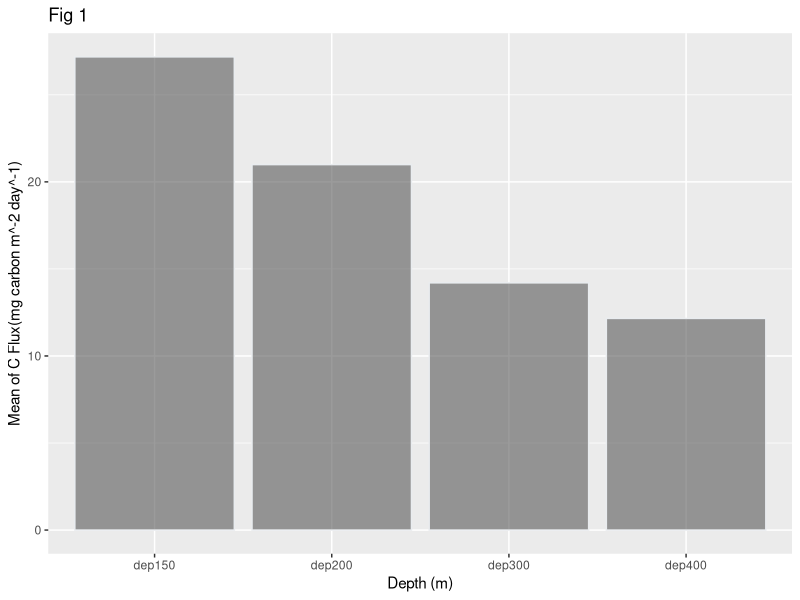
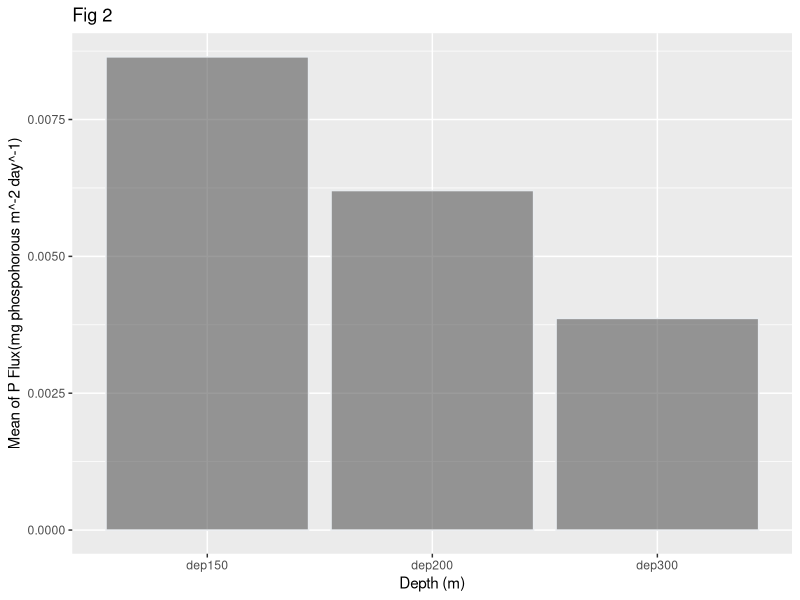
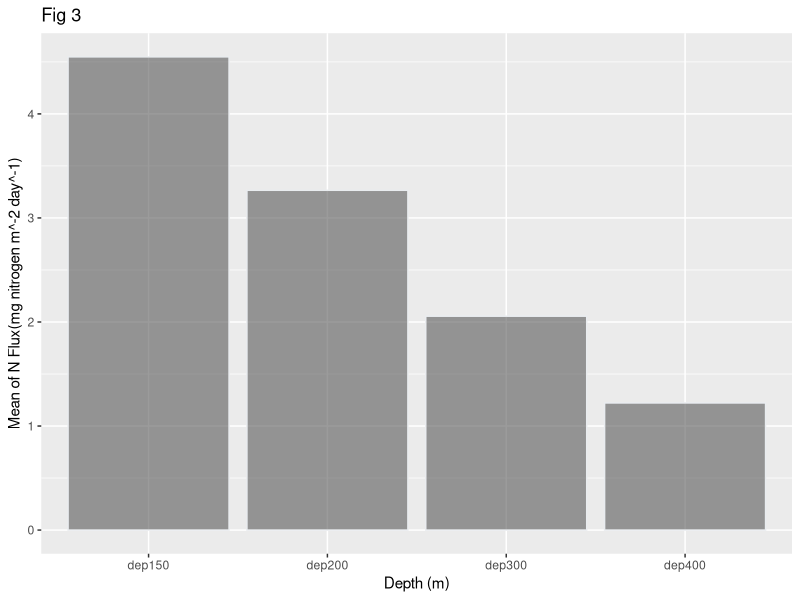
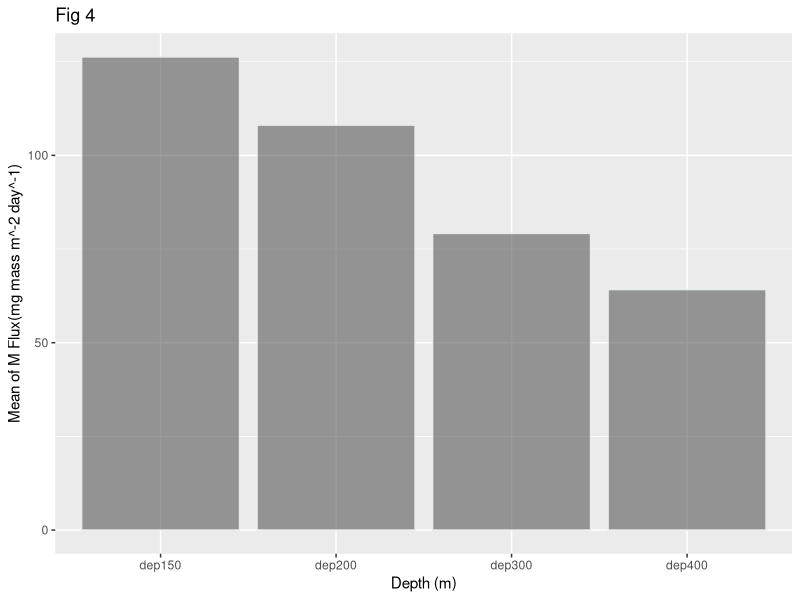
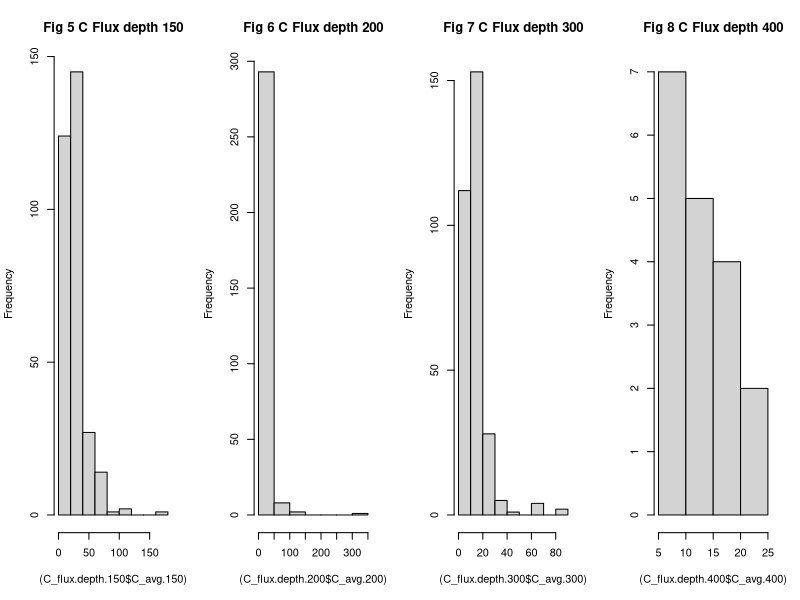
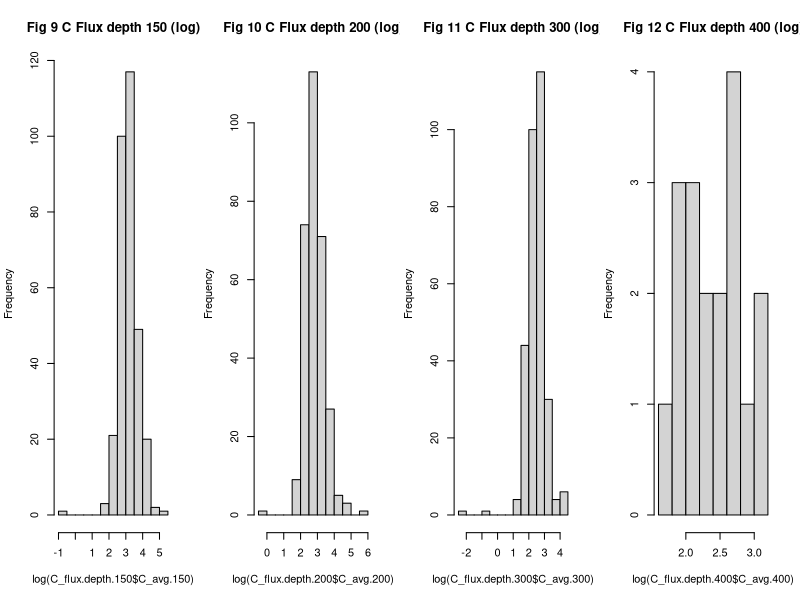
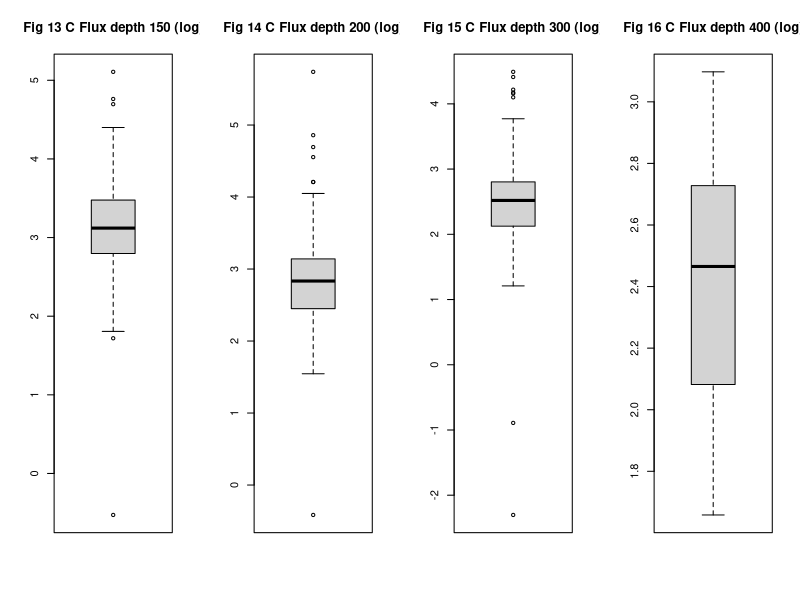
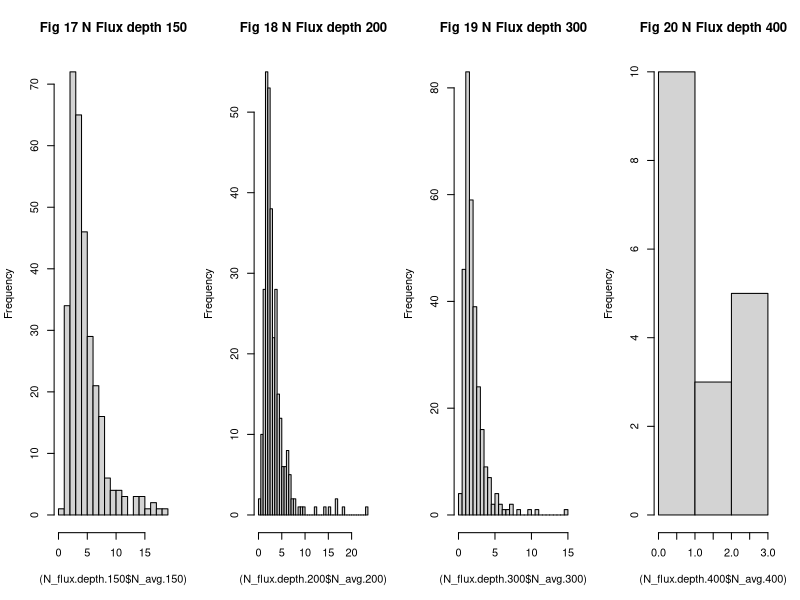

Write R code to recreate these figures, in order. (Note: this script raises an error after producing the figures.)
## ---- chunk 1
rm(list=ls(all=TRUE))  #Housekeeping: clear out old files

options(warn = -1)
knitr::opts_chunk$set(echo = T, fig.height=6, fig.width=8, warning = F, message = F) 
## ---- chunk 2
bats_flux <- read.csv("bats_flux.csv")

delete.na <- function(DF, n=0) {
  DF[rowSums(is.na(DF)) <= n,]
} #Function that takes rows out that contains NAs 
bats_flux.noNA <- delete.na(bats_flux) # Take out rows containing NAs 

# Too many observations taken out, lets subset a new data frame

Data <- subset(bats_flux,select = c("cr","dep","yymmdd1","yymmdd2","Lat2","Lat2.1","Long1","Long2","M_avg","C_avg","N_avg","P_avg"))
Data.noNA <- delete.na(Data)

# now we can use Data.noNA to compare each flux to one another, since no flux contains NAs

## ---- chunk 3
head(Data.noNA)
## ---- chunk 4
# separate each flux into its own dataframe 
# delete rows that contain NAs 
C_flux.data <- delete.na(subset(Data,select = c("cr","dep","yymmdd1","yymmdd2","Lat2","Lat2.1","Long1","Long2","C_avg")))
N_flux.data <- delete.na(subset(Data,select = c("cr","dep","yymmdd1","yymmdd2","Lat2","Lat2.1","Long1","Long2","N_avg")))
P_flux.data <- delete.na(subset(Data,select = c("cr","dep","yymmdd1","yymmdd2","Lat2","Lat2.1","Long1","Long2","P_avg")))
M_flux.data <- delete.na(subset(Data,select = c("cr","dep","yymmdd1","yymmdd2","Lat2","Lat2.1","Long1","Long2","M_avg")))
## ---- chunk 5
# Subset each depth and rename columns 
library(tidyverse)
library(dplyr)
# use tideyverse instead
C_flux.depth.150 <- subset(C_flux.data, dep == 150)
C_flux.depth.150 <- rename(C_flux.depth.150,c("dep.150" = "dep"))
C_flux.depth.150 <- rename(C_flux.depth.150, c("C_avg.150" = "C_avg" ))
C_flux.depth.200 <- subset(C_flux.data, dep == 200)
C_flux.depth.200 <- rename(C_flux.depth.200, c("dep.200"="dep"))
C_flux.depth.200 <- rename(C_flux.depth.200, c("C_avg.200" ="C_avg"))
C_flux.depth.300 <- subset(C_flux.data, dep == 300)
C_flux.depth.300 <- rename(C_flux.depth.300, c("dep.300"="dep"))
C_flux.depth.300 <- rename(C_flux.depth.300, c("C_avg.300" ="C_avg"))
C_flux.depth.400 <- subset(C_flux.data, dep == 400)
C_flux.depth.400 <- rename(C_flux.depth.400, c("dep.400"="dep"))
C_flux.depth.400 <- rename(C_flux.depth.400, c("C_avg.400" ="C_avg"))
## ---- chunk 6
N_flux.depth.150 <- subset(N_flux.data, dep == 150)
N_flux.depth.150 <- rename(N_flux.depth.150, c("dep.150"="dep"))
N_flux.depth.150 <- rename(N_flux.depth.150, c("N_avg.150" ="N_avg"))
N_flux.depth.200 <- subset(N_flux.data, dep == 200)
N_flux.depth.200 <- rename(N_flux.depth.200, c("dep.200"="dep"))
N_flux.depth.200 <- rename(N_flux.depth.200, c("N_avg.200" ="N_avg"))
N_flux.depth.300 <- subset(N_flux.data, dep == 300)
N_flux.depth.300 <- rename(N_flux.depth.300, c("dep.300"="dep"))
N_flux.depth.300 <- rename(N_flux.depth.300, c("N_avg.300" ="N_avg"))
N_flux.depth.400 <- subset(N_flux.data, dep == 400)
N_flux.depth.400 <- rename(N_flux.depth.400, c("dep.400"="dep"))
N_flux.depth.400 <- rename(N_flux.depth.400, c("N_avg.400" ="N_avg"))
## ---- chunk 7
P_flux.depth.150 <- subset(P_flux.data, dep == 150)
P_flux.depth.150 <- rename(P_flux.depth.150, c("dep.150"="dep"))
P_flux.depth.150 <- rename(P_flux.depth.150, c("P_avg.150" ="P_avg"))
P_flux.depth.200 <- subset(P_flux.data, dep == 200)
P_flux.depth.200 <- rename(P_flux.depth.200, c("dep.200"="dep"))
P_flux.depth.200 <- rename(P_flux.depth.200, c("P_avg.200" ="P_avg"))
P_flux.depth.300 <- subset(P_flux.data, dep == 300)
P_flux.depth.300 <- rename(P_flux.depth.300, c("dep.300"="dep"))
P_flux.depth.300 <- rename(P_flux.depth.300, c("P_avg.300" ="P_avg"))
P_flux.depth.400 <- subset(P_flux.data, dep == 400)
P_flux.depth.400 <- rename(P_flux.depth.400, c("dep.400"="dep"))
P_flux.depth.400 <- rename(P_flux.depth.400, c("P_avg.400" ="P_avg"))
## ---- chunk 8
M_flux.depth.150 <- subset(M_flux.data, dep == 150)
M_flux.depth.150 <- rename(M_flux.depth.150, c("dep.150"="dep"))
M_flux.depth.150 <- rename(M_flux.depth.150, c("M_avg.150" ="M_avg"))
M_flux.depth.200 <- subset(M_flux.data, dep == 200)
M_flux.depth.200 <- rename(M_flux.depth.200, c("dep.200"="dep"))
M_flux.depth.200 <- rename(M_flux.depth.200, c("M_avg.200" ="M_avg"))
M_flux.depth.300 <- subset(M_flux.data, dep == 300)
M_flux.depth.300 <- rename(M_flux.depth.300, c("dep.300"="dep"))
M_flux.depth.300 <- rename(M_flux.depth.300, c("M_avg.300" ="M_avg"))
M_flux.depth.400 <- subset(M_flux.data, dep == 400)
M_flux.depth.400 <- rename(M_flux.depth.400, c("dep.400"="dep"))
M_flux.depth.400 <- rename(M_flux.depth.400, c("M_avg.400" ="M_avg"))
## ---- chunk 9
#n values for C-flux
length(C_flux.depth.150$C_avg.150)
length(C_flux.depth.200$C_avg.200)
length(C_flux.depth.300$C_avg.300)
length(C_flux.depth.400$C_avg.400)
## ---- chunk 10
muCflux150 <- mean(C_flux.depth.150$C_avg.150) #focusing on mean of C-avg at depth 150
s.e150c <- sd(C_flux.depth.150$C_avg.150) / sqrt(314)  #need to find s.e

muCflux200 <- mean(C_flux.depth.200$C_avg.200) #focusing on mean of C-avg at depth 200
s.e200c <- sd(C_flux.depth.200$C_avg.200) / sqrt(304)

muCflux300 <- mean(C_flux.depth.300$C_avg.300) #focusing on mean of C-avg at depth 300
s.e300c <- sd(C_flux.depth.300$C_avg.300) / sqrt(305)

muCflux400 <- mean(C_flux.depth.400$C_avg.400) #focusing on mean of C-avg at depth 400
s.e400c <- sd(C_flux.depth.400$C_avg.400) / sqrt(18)

bar.Cflux <- data.frame(c("dep150","dep200","dep300","dep400"), c(muCflux150,muCflux200,muCflux300,muCflux400), c(s.e150c,s.e200c,s.e300c,s.e400c))
colnames(bar.Cflux)[1] <- "Depth"
colnames(bar.Cflux)[2] <- "C_flux.Mean"
colnames(bar.Cflux)[3] <- "C_flux.SE"
bar.Cflux
## ---- chunk 11
library(ggplot2)
library(dplyr)

xval <- bar.Cflux$Depth #character objects need quotes
yval <- bar.Cflux$`C_flux.Mean`

ggplot()+geom_col(bar.Cflux, mapping=aes(x= Depth, y = C_flux.Mean), color="#e9ecef", alpha=0.6,) +                                     
xlab("Depth (m)") + ylab("Mean of C Flux(mg carbon m^-2 day^-1)") + ggtitle("Fig 1")               
## ---- chunk 12
#n values for P-flux
length(P_flux.depth.150$P_avg.150)
length(P_flux.depth.200$P_avg.200)
length(P_flux.depth.300$P_avg.300)
length(P_flux.depth.400$P_avg.400)
## ---- chunk 13
muPflux150 <- mean(P_flux.depth.150$P_avg.150) #focusing on mean of P-avg at depth 150
s.e150p <- sd(P_flux.depth.150$P_avg.150) / sqrt(109)  #need to find s.e

muPflux200 <- mean(P_flux.depth.200$P_avg.200) #focusing on mean of P-avg at depth 200
s.e200p <- sd(P_flux.depth.200$P_avg.200) / sqrt(106)

muPflux300 <- mean(P_flux.depth.300$P_avg.300) #focusing on mean of P-avg at depth 300
s.e300p <- sd(P_flux.depth.300$P_avg.300) / sqrt(105)

bar.Pflux <- data.frame(c("dep150","dep200","dep300"), c(muPflux150,muPflux200,muPflux300), c(s.e150p,s.e200p,s.e300p))
colnames(bar.Pflux)[1] <- "Depth"
colnames(bar.Pflux)[2] <- "P_flux.Mean"
colnames(bar.Pflux)[3] <- "P_flux.SE"
bar.Pflux
## ---- chunk 14
library(ggplot2)
library(dplyr)

xval <- bar.Pflux$Depth #character objects need quotes
yval <- bar.Pflux$`P_flux.Mean`

ggplot()+geom_col(bar.Pflux, mapping=aes(x= Depth, y = P_flux.Mean), color="#e9ecef", alpha=0.6,) +                                     
xlab("Depth (m)") + ylab("Mean of P Flux(mg phospohorous m^-2 day^-1)") + ggtitle("Fig 2")                    
## ---- chunk 15
#n values for N-flux
length(N_flux.depth.150$N_avg.150)
length(N_flux.depth.200$N_avg.200)
length(N_flux.depth.300$N_avg.300)
length(N_flux.depth.400$N_avg.400)
## ---- chunk 16
muNflux150 <- mean(N_flux.depth.150$N_avg.150) #focusing on mean of P-avg at depth 150
s.e150n <- sd(N_flux.depth.150$N_avg.150) / sqrt(312)  #need to find s.e

muNflux200 <- mean(N_flux.depth.200$N_avg.200) #focusing on mean of P-avg at depth 200
s.e200n <- sd(N_flux.depth.200$N_avg.200) / sqrt(302)

muNflux300 <- mean(N_flux.depth.300$N_avg.300) #focusing on mean of P-avg at depth 300
s.e300n <- sd(N_flux.depth.300$N_avg.300) / sqrt(303)

muNflux400 <- mean(N_flux.depth.400$N_avg.400) #focusing on mean of C-avg at depth 400
s.e400n <- sd(N_flux.depth.400$N_avg.400) / sqrt(18)

bar.Nflux <- data.frame(c("dep150","dep200","dep300","dep400"), c(muNflux150,muNflux200,muNflux300,muNflux400), c(s.e150n,s.e200n,s.e300n,s.e400n))
colnames(bar.Nflux)[1] <- "Depth"
colnames(bar.Nflux)[2] <- "N_flux.Mean"
colnames(bar.Nflux)[3] <- "N_flux.SE"
bar.Nflux
## ---- chunk 17
library(ggplot2)
library(dplyr)

xval <- bar.Nflux$Depth #character objects need quotes
yval <- bar.Nflux$`N_flux.Mean`

ggplot()+geom_col(bar.Nflux, mapping=aes(x= Depth, y = N_flux.Mean), color="#e9ecef", alpha=0.6,) +                                     
xlab("Depth (m)") + ylab("Mean of N Flux(mg nitrogen m^-2 day^-1)") + ggtitle("Fig 3")               
## ---- chunk 18
#n values for M-flux
length(M_flux.depth.150$M_avg.150)
length(M_flux.depth.200$M_avg.200)
length(M_flux.depth.300$M_avg.300)
length(M_flux.depth.400$M_avg.400)
## ---- chunk 19
muMflux150 <- mean(M_flux.depth.150$M_avg.150) #focusing on mean of P-avg at depth 150
s.e150m <- sd(M_flux.depth.150$M_avg.150) / sqrt(314)  #need to find s.e

muMflux200 <- mean(M_flux.depth.200$M_avg.200) #focusing on mean of P-avg at depth 200
s.e200m <- sd(M_flux.depth.200$M_avg.200) / sqrt(305)

muMflux300 <- mean(M_flux.depth.300$M_avg.300) #focusing on mean of P-avg at depth 300
s.e300m <- sd(M_flux.depth.300$M_avg.300) / sqrt(305)

muMflux400 <- mean(M_flux.depth.400$M_avg.400) #focusing on mean of C-avg at depth 400
s.e400m <- sd(M_flux.depth.400$M_avg.400) / sqrt(17)

bar.Mflux <- data.frame(c("dep150","dep200","dep300","dep400"), c(muMflux150,muMflux200,muMflux300,muMflux400), c(s.e150m,s.e200m,s.e300m,s.e400m))
colnames(bar.Mflux)[1] <- "Depth"
colnames(bar.Mflux)[2] <- "M_flux.Mean"
colnames(bar.Mflux)[3] <- "M_flux.SE"
bar.Mflux
## ---- chunk 20
library(ggplot2)
library(dplyr)


xval <- bar.Mflux$Depth #character objects need quotes
yval <- bar.Mflux$`M_flux.Mean`

ggplot()+geom_col(bar.Mflux, mapping=aes(x= Depth, y = M_flux.Mean), color="#e9ecef", alpha=0.6,) +                                     
xlab("Depth (m)") + ylab("Mean of M Flux(mg mass m^-2 day^-1)") + ggtitle("Fig 4")          
## ---- chunk 21
# Checking for normaility and no outliers in Carbon Flux 
par(mfrow=c(1,4))
hist((C_flux.depth.150$C_avg.150), main ="Fig 5 C Flux depth 150")
hist((C_flux.depth.200$C_avg.200), main ="Fig 6 C Flux depth 200")
hist((C_flux.depth.300$C_avg.300), main ="Fig 7 C Flux depth 300")
hist((C_flux.depth.400$C_avg.400), main ="Fig 8 C Flux depth 400")

# using natural log to Transform the data 
par(mfrow=c(1,4))
hist(log(C_flux.depth.150$C_avg.150), main ="Fig 9 C Flux depth 150 (log)")
hist(log(C_flux.depth.200$C_avg.200), main ="Fig 10 C Flux depth 200 (log)")
hist(log(C_flux.depth.300$C_avg.300), main ="Fig 11 C Flux depth 300 (log)")
hist(log(C_flux.depth.400$C_avg.400), main ="Fig 12 C Flux depth 400 (log)")

# Checking for outliers
par(mfrow=c(1,4))
boxplot(log(C_flux.depth.150$C_avg.150), main ="Fig 13 C Flux depth 150 (log)")
boxplot(log(C_flux.depth.200$C_avg.200), main ="Fig 14 C Flux depth 200 (log)")
boxplot(log(C_flux.depth.300$C_avg.300), main ="Fig 15 C Flux depth 300 (log)")
boxplot(log(C_flux.depth.400$C_avg.400), main ="Fig 16 C Flux depth 400 (log)")
## ---- chunk 22
# Checking for normaility and no outliers in Nitrogen Flux 
par(mfrow=c(1,4))
hist((N_flux.depth.150$N_avg.150), breaks = "FD", main ="Fig 17 N Flux depth 150")
hist((N_flux.depth.200$N_avg.200), breaks = "FD", main ="Fig 18 N Flux depth 200")
hist((N_flux.depth.300$N_avg.300), breaks = "FD", main ="Fig 19 N Flux depth 300")
hist((N_flux.depth.400$N_avg.400), breaks = "FD", main ="Fig 20 N Flux depth 400")

# using natural log to Transform the data 
par(mfrow=c(1,4))
hist(log(N_flux.depth.150$N_avg.150), main ="Fig 21 N Flux depth 150 (log)")
hist(log(N_flux.depth.200$N_avg.200), main ="Fig 22 N Flux depth 200 (log)")
hist(log(N_flux.depth.300$N_avg.300), main ="Fig 23 N Flux depth 300 (log)")
hist(log(N_flux.depth.400$N_avg.400), main ="Fig 24 N Flux depth 400 (log)")

# Checking for outliers
par(mfrow=c(1,4))
boxplot(log(N_flux.depth.150$N_avg.150), main ="Fig 25 N Flux depth 150 (log)")
boxplot(log(N_flux.depth.200$N_avg.200), main ="Fig 26 N Flux depth 200 (log)")
boxplot(log(N_flux.depth.300$N_avg.300), main ="Fig 27 N Flux depth 300 (log)")
boxplot(log(N_flux.depth.400$N_avg.400), main ="Fig 28 N Flux depth 400 (log)")
## ---- chunk 23
# Checking for normaility and no outliers in Phosporous Flux 
par(mfrow=c(1,3))
hist((P_flux.depth.150$P_avg.150), breaks = "FD", main ="Fig 29 P Flux depth 150")
hist((P_flux.depth.200$P_avg.200), breaks = "FD", main ="Fig 30 P Flux depth 200")
hist((P_flux.depth.300$P_avg.300), breaks = "FD", main ="Fig 31 P Flux depth 300")

# using natural log to Transform the data 
par(mfrow=c(1,3))
hist(log(P_flux.depth.150$P_avg.150), main ="Fig 32 P Flux depth 150 (log)")
hist(log(P_flux.depth.200$P_avg.200), main ="Fig 33 P Flux depth 200 (log)")
hist(log(P_flux.depth.300$P_avg.300), main ="Fig 34 P Flux depth 300 (log)")

# Checking for outliers
par(mfrow=c(1,3))
boxplot(log(P_flux.depth.150$P_avg.150), main ="Fig 35 P Flux depth 150 (log)")
boxplot(log(P_flux.depth.200$P_avg.200), main ="Fig 36 P Flux depth 200 (log)")
boxplot(log(P_flux.depth.300$P_avg.300), main ="Fig 37 P Flux depth 300 (log)")
## ---- chunk 24
# Checking for normaility and no outliers in Mass Flux 
par(mfrow=c(1,4))
hist((M_flux.depth.150$M_avg.150), breaks = "FD", main ="Fig 38 M Flux depth 150")
hist((M_flux.depth.200$M_avg.200), breaks = "FD", main ="Fig 39 M Flux depth 200")
hist((M_flux.depth.300$M_avg.300), breaks = "FD", main ="Fig 40 M Flux depth 300")
hist((M_flux.depth.400$M_avg.400), breaks = "FD", main ="Fig 41 M Flux depth 400")

# using natural log to Transform the data 
par(mfrow=c(1,4))
hist(log(M_flux.depth.150$M_avg.150), main ="Fig 42 M Flux depth 150 (log)")
hist(log(M_flux.depth.200$M_avg.200), main ="Fig 43 M Flux depth 200 (log)")
hist(log(M_flux.depth.300$M_avg.300), main ="Fig 44 M Flux depth 300 (log)")
hist(log(M_flux.depth.400$M_avg.400), main ="Fig 45 M Flux depth 400 (log)")

# Checking for outliers
par(mfrow=c(1,4))
boxplot(log(M_flux.depth.150$M_avg.150), main ="Fig 46 M Flux depth 150 (log)")
boxplot(log(M_flux.depth.200$M_avg.200), main ="Fig 47 M Flux depth 200 (log)")
boxplot(log(M_flux.depth.300$M_avg.300), main ="Fig 48 M Flux depth 300 (log)")
boxplot(log(M_flux.depth.400$M_avg.400), main ="Fig 49 M Flux depth 400 (log)")
## ---- chunk 25
#create D-bar for each paired group

C.depth.150.200 <- merge(C_flux.depth.150,C_flux.depth.200,by = c("cr","yymmdd1","yymmdd2","Lat2","Lat2.1","Long1","Long2"))
D_bar.C.150.200 <- muCflux150 - muCflux200
C.depth.150.200$D <- C.depth.150.200$C_avg.150 - C.depth.150.200$C_avg.200

C.depth.200.300 <- merge(C_flux.depth.200,C_flux.depth.300,by = c("cr","yymmdd1","yymmdd2","Lat2","Lat2.1","Long1","Long2"))
D_bar.C.200.300 <- muCflux200 - muCflux300
C.depth.200.300$D <- C.depth.200.300$C_avg.200 - C.depth.200.300$C_avg.300

N.depth.150.200 <- merge(N_flux.depth.150,N_flux.depth.200,by = c("cr","yymmdd1","yymmdd2","Lat2","Lat2.1","Long1","Long2"))
D_bar.N.150.200 <- muNflux150 - muNflux200
N.depth.150.200$D <- N.depth.150.200$N_avg.150 - N.depth.150.200$N_avg.200

N.depth.200.300 <- merge(N_flux.depth.200,N_flux.depth.300,by = c("cr","yymmdd1","yymmdd2","Lat2","Lat2.1","Long1","Long2"))
D_bar.N.200.300 <- muNflux200 - muNflux300
N.depth.200.300$D <- N.depth.200.300$N_avg.200 - N.depth.200.300$N_avg.300

P.depth.150.200 <- merge(P_flux.depth.150,P_flux.depth.200,by = c("cr","yymmdd1","yymmdd2","Lat2","Lat2.1","Long1","Long2"))
D_bar.P.150.200 <- muPflux150 - muPflux200
P.depth.150.200$D <- P.depth.150.200$P_avg.150 - P.depth.150.200$P_avg.200

P.depth.200.300 <- merge(P_flux.depth.200,P_flux.depth.300,by = c("cr","yymmdd1","yymmdd2","Lat2","Lat2.1","Long1","Long2"))
D_bar.P.200.300 <- muPflux200 - muPflux300
P.depth.200.300$D <- P.depth.200.300$P_avg.200 - P.depth.200.300$P_avg.300

M.depth.150.200 <- merge(M_flux.depth.150,M_flux.depth.200,by = c("cr","yymmdd1","yymmdd2","Lat2","Lat2.1","Long1","Long2"))
D_bar.M.150.200 <- muMflux150 - muMflux200
M.depth.150.200$D <- M.depth.150.200$M_avg.150 - M.depth.150.200$M_avg.200

M.depth.200.300 <- merge(M_flux.depth.200,M_flux.depth.300,by = c("cr","yymmdd1","yymmdd2","Lat2","Lat2.1","Long1","Long2"))
D_bar.M.200.300 <- muMflux200 -muMflux300
M.depth.200.300$D <- M.depth.200.300$M_avg.200 - M.depth.200.300$M_avg.300

D_bar.mean <- data.frame(c("dep150.200","dep200.300"), c(D_bar.C.150.200, D_bar.C.200.300), c(D_bar.N.150.200, D_bar.N.200.300), c(D_bar.P.150.200 ,D_bar.P.200.300 ), c(D_bar.M.150.200 ,D_bar.M.200.300))
colnames(D_bar.mean)[1] <- "Depth.Diff"
colnames(D_bar.mean)[2] <- "C_flux"
colnames(D_bar.mean)[3] <- "N_flux"
colnames(D_bar.mean)[4] <- "P_flux"
colnames(D_bar.mean)[5] <- "M_flux"
D_bar.mean
## ---- chunk 26
#check distribution of D (difference between paried depth samples)

# Carbon 
par(mfrow=c(1,3))
hist(C.depth.150.200$D, breaks = "FD")
hist(log(C.depth.150.200$D), breaks = "FD", main ="Fig 50 C.depth.150.200$D_bar") #try lo transform 
boxplot(log(C.depth.150.200$D)) #lots of outliers 
## ---- chunk 27
# Carbon 
par(mfrow=c(1,3))
hist(C.depth.200.300$D, breaks = "FD")
hist(log(C.depth.200.300$D), breaks = "FD", main ="Fig 51 C.depth.200.300$D_bar") #try lo transform 
boxplot(log(C.depth.200.300$D)) #lots of outliers 
## ---- chunk 28
# Nitrogen
par(mfrow=c(1,3))
hist(N.depth.150.200$D, breaks = "FD")
hist(log(N.depth.150.200$D), breaks = "FD", main ="Fig 52 N.depth.150.200$D_bar") #try lo transform 
boxplot(log(N.depth.150.200$D)) #lots of outliers 
## ---- chunk 29
# Nitrogen
par(mfrow=c(1,3))
hist(N.depth.200.300$D, breaks = "FD")
hist(log(N.depth.200.300$D), breaks = "FD", main ="Fig 53 N.depth.200.300$D_bar") #try lo transform 
boxplot(log(N.depth.200.300$D)) #lots of outliers 
## ---- chunk 30
# Phosphorous
par(mfrow=c(1,3))
hist(P.depth.150.200$D, breaks = "FD")
hist(log(P.depth.150.200$D), breaks = "FD", main ="Fig 54 P.depth.150.200$D_bar") #try lo transform 
boxplot(log(P.depth.150.200$D)) #lots of outliers 
## ---- chunk 31
# Phosporous
par(mfrow=c(1,3))
hist(P.depth.200.300$D, breaks = "FD")
hist(log(P.depth.200.300$D), breaks = "FD", main ="Fig 55 P.depth.200.300$D_bar") #try lo transform 
boxplot(log(P.depth.200.300$D)) #lots of outliers 
## ---- chunk 32
# Mass 
par(mfrow=c(1,3))
hist(M.depth.150.200$D, breaks = "FD")
hist(log(M.depth.150.200$D), breaks = "FD", main ="Fig 56 M.depth.150.200$D_bar") #try lo transform 
boxplot(log(M.depth.150.200$D)) #lots of outliers 
## ---- chunk 33
# Mass
par(mfrow=c(1,3))
hist(M.depth.200.300$D, breaks = "FD")
hist(log(M.depth.200.300$D), breaks = "FD", main ="Fig 57 C.depth.200.300$D_bar") #try lo transform 
boxplot(log(M.depth.200.300$D)) #lots of outliers 
## ---- chunk 34
# hyp test 1
t.test(log(C.depth.150.200$C_avg.150) ,log(C.depth.150.200$C_avg.200), alternative = "greater", paired = TRUE, var.equal = TRUE)
## ---- chunk 35
# hyp test 2
t.test(log(C.depth.200.300$C_avg.200) ,log(C.depth.200.300$C_avg.300), alternative = "greater", paired = TRUE, var.equal = TRUE)
## ---- chunk 36
# hyp test 3
t.test(log(N.depth.150.200$N_avg.150) ,log(N.depth.150.200$N_avg.200), alternative = "greater", paired = TRUE, var.equal = TRUE)
## ---- chunk 37
# hyp test 4
t.test(log(N.depth.200.300$N_avg.200) ,log(N.depth.200.300$N_avg.300), alternative = "greater", paired = TRUE, var.equal = TRUE)
## ---- chunk 38
# hyp test 5
t.test(log(P.depth.150.200$P_avg.150) ,log(P.depth.150.200$P_avg.200), alternative = "greater", paired = TRUE, var.equal = TRUE)
## ---- chunk 39
# hyp test 6
t.test(log(P.depth.200.300$P_avg.200) ,log(P.depth.200.300$P_avg.300), alternative = "greater", paired = TRUE, var.equal = TRUE)
## ---- chunk 40
# hyp test 7
t.test(log(M.depth.150.200$M_avg.150) ,log(M.depth.150.200$M_avg.200), alternative = "greater", paired = TRUE, var.equal = TRUE)
## ---- chunk 41
# hyp test 8
t.test(log(M.depth.200.300$M_avg.200) ,log(M.depth.200.300$M_avg.300), alternative = "greater", paired = TRUE, var.equal = TRUE)
## ---- chunk 42
# plotting each nutrient flux against mass flux

#plot(Data.noNA) # we see some relationships between mass flux and the rest of the nutrient fluxes
par(mfrow=c(1,3))
plot(log(Data.noNA$C_avg),log(Data.noNA$M_avg), main ="Fig 58 M v. C") #good linearity, but clumping
lmfit_C.M <- lm(log(M_avg) ~ log(C_avg), data = Data.noNA)
summary(lmfit_C.M)
abline(lmfit_C.M)

plot(log(Data.noNA$N_avg),log(Data.noNA$M_avg), main ="Fig 59 M v. N") # alright linearity, still clumping 
lmfit_N.M <- lm(log(M_avg) ~ log(N_avg), data = Data.noNA)
summary(lmfit_N.M)
abline(lmfit_N.M)

plot(log(Data.noNA$P_avg),log(Data.noNA$M_avg), main ="Fig 60 M v. P") # worse, still clumping 
lmfit_P.M <- lm(log(M_avg) ~ log(P_avg), data = Data.noNA)
summary(lmfit_P.M)
abline(lmfit_P.M)

## ---- chunk 43
#Carbon EDA
resids <- resid( lmfit_C.M ) # extract epsilon_hats
fit <- fitted ( lmfit_C.M ) # extract y_hats

par(mfrow=c(1,2))

hist(resids, breaks=20)
qqnorm(resids)
qqline(resids) # add straight line from true normal

plot(resids, main="Fig 61 resid vs i") 
abline(h=0) # mean of epsilon_hat

plot(x=fit, y=resids, main="Fig 62 resid vs y_hat")
abline(h=0)

## ---- chunk 44
#Nitrogen EDA
resids <- resid( lmfit_N.M ) # extract epsilon_hats
fit <- fitted ( lmfit_N.M ) # extract y_hats

par(mfrow=c(1,2))

hist(resids, breaks=20)
qqnorm(resids)
qqline(resids) # add straight line from true normal

plot(resids, main="Fig 63 resid vs i") 
abline(h=0) # mean of epsilon_hat

plot(x=fit, y=resids, main="Fig 64 resid vs y_hat")
abline(h=0)

## ---- chunk 45
#Phosphorus EDA
resids <- resid( lmfit_P.M ) # extract epsilon_hats
fit <- fitted ( lmfit_P.M ) # extract y_hats

par(mfrow=c(1,2))

hist(resids, breaks=20)
qqnorm(resids)
qqline(resids) # add straight line from true normal

plot(resids, main="Fig 65 resid vs i") 
abline(h=0) # mean of epsilon_hat

plot(x=fit, y=resids, main="Fig 66 resid vs y_hat")
abline(h=0)
## ---- chunk 46
#Collinearity??
plot(Data.noNA) # we see collinearity between Carbon and Nitrogen
Data.noNA$flux <- Data.noNA$C_avg - Data.noNA$N_avg  #combine the fluxes

lmfit.flux <- lm(log(M_avg) ~ log(flux),
         data=Data.noNA)
summary(lmfit.flux)
plot(log(Data.noNA$flux), log(Data.noNA$M_avg), main ="Fig 67")
abline(lmfit.flux)

resids <- resid( lmfit.flux ) # extract epsilon_hats
fit <- fitted ( lmfit.flux ) # extract y_hats

par(mfrow=c(1,2))

hist(resids, breaks=20, main ="Fig 68")
qqnorm(resids)
qqline(resids) # add straight line from true normal

plot(resids, main="Fig 69 resid vs i") 
abline(h=0) # mean of epsilon_hat

plot(x=fit, y=resids, main="Fig 69 resid vs y_hat")
abline(h=0)

## ---- chunk 47
# dept v. C_avg

par(mfrow=c(1,4))

plot(Data.noNA$dep, log(Data.noNA$C_avg), main ="Fig 70")
lmfit_Dep.C <- lm(log(C_avg) ~ dep, data = Data.noNA)
summary(lmfit_Dep.C)
abline(lmfit_Dep.C)

plot(Data.noNA$dep, log(Data.noNA$N_avg), main= "Fig 71")
lmfit_Dep.N <- lm(log(N_avg) ~ dep, data = Data.noNA)
summary(lmfit_Dep.N)
abline(lmfit_Dep.N)

plot(Data.noNA$dep, log(Data.noNA$P_avg),  main= "Fig 72")
lmfit_Dep.P <- lm(log(P_avg) ~ dep, data = Data.noNA)
summary(lmfit_Dep.P)
abline(lmfit_Dep.P)

plot(Data.noNA$dep, log(Data.noNA$M_avg),  main= "Fig 73")
lmfit_Dep.M <- lm(log(M_avg) ~ dep, data = Data.noNA)
summary(lmfit_Dep.M)
abline(lmfit_Dep.M)
## ---- chunk 48
#multiple regression
lmfit.MR <- lm(log(M_avg) ~ log(flux) + dep, data = Data.noNA)
summary(lmfit.MR)

resids <- resid( lmfit.MR ) # extract epsilon_hats
fit <- fitted ( lmfit.MR ) # extract y_hats

par(mfrow=c(1,2))

hist(resids, breaks=20,  main= "Fig 74")
qqnorm(resids)
qqline(resids) # add straight line from true normal

plot(resids, main="Fig 75 resid vs i") 
abline(h=0) # mean of epsilon_hat

plot(x=fit, y=resids, main="Fig 76 resid vs y_hat")
abline(h=0)
## ---- chunk 49
#anova 1
smaller <- lmfit.flux; larger <- lmfit.MR
anova(smaller, larger)
## ---- chunk 50
#anova 2
smaller.1 <- lmfit_Dep.M; larger <- lmfit.MR
anova(smaller.1, larger)
## ---- chunk 51
#we want to make predictions on the Mass average flux. 

# we want to compare this against depth and C,N,P fluxes 

# Depth is categorical 
# N,P,C are numerical 

library(psych) # for `pairs.panels()`
library(lattice)

ANOCOVA.data <- subset(Data.noNA, select = c("dep", "M_avg", "C_avg","N_avg","P_avg"))
attach(ANOCOVA.data)

summary(ANOCOVA.data)

pairs.panels(data.frame(as.factor(dep),log(C_avg),log(N_avg),log(P_avg),log(M_avg)), main = "Fig 77")

xyplot(log(M_avg) ~ log(C_avg) | as.factor(dep), 
                  main="Fig 78: Activity level-specific scatterplots"
           )

    xyplot(log(M_avg) ~ log(C_avg), groups=as.factor(dep), 
                  auto.key=TRUE,
                  main="Fig 79: Scatterplot with color=group level"
           )
    
    xyplot(log(M_avg) ~ log(C_avg), groups=as.factor(dep), 
                  type=c("p","r"), # `p` for _points_, `r` for _regression line_
                                   # see https://stackoverflow.com/questions/12972039/plotting-xyplot-with-regression-line-on-lattice-graphics for more
                  auto.key=TRUE,
                  main="Fig 80: Three standalone depth level-specific `lm()` fits"
           )
## ---- chunk 52
#reformat yymmdd so that r can better use it blocking factors 

# only yymmdd1 was used to create new year and month columns since yymmdd1 and yymmdd2 sampled were only a couple days apart and were averaged out in flux columns

Data.noNA$Date <- as.Date(paste(substr(Data.noNA$yymmdd1,1,4),
                                         substr(Data.noNA$yymmdd1,5,6),
                                         substr(Data.noNA$yymmdd1,7,8), sep = "-"),
                                   format = '%Y-%m-%d')

Data.noNA$Year <- substr(Data.noNA$yymmdd1,1,4)

install.packages("lubridate")
library(lubridate)                            
Data.noNA$month <- as.Date(paste(substr(Data.noNA$yymmdd1,5,6),
                              substr(Data.noNA$yymmdd1,7,8), sep = "-"),
                        format = '%m-%d')           
Data.noNA$month <- round_date(Data.noNA$month, unit = "month")
Data.noNA$month <- format(Data.noNA$month,format = "%Y-%b-%d")
Data.noNA$month <- substr(paste(Data.noNA$month),6,8)

## ---- chunk 53
#ANCOVA
ANOCOVA.data <- subset(Data.noNA, select = c("dep", "M_avg", "C_avg","N_avg","P_avg", "Year", "month"))
ANOCOVA.data <- as.vector(ANOCOVA.data)
ANCOVA <- lm(log(M_avg) ~ log(C_avg) + log(N_avg) + log(P_avg) + dep + as.factor(Year) + as.factor(month),data = ANOCOVA.data)
summary(ANCOVA)
plot(ANCOVA, main = "Fig 81") #challen
resids <- resid(ANCOVA)
fit <-fitted(ANCOVA)
